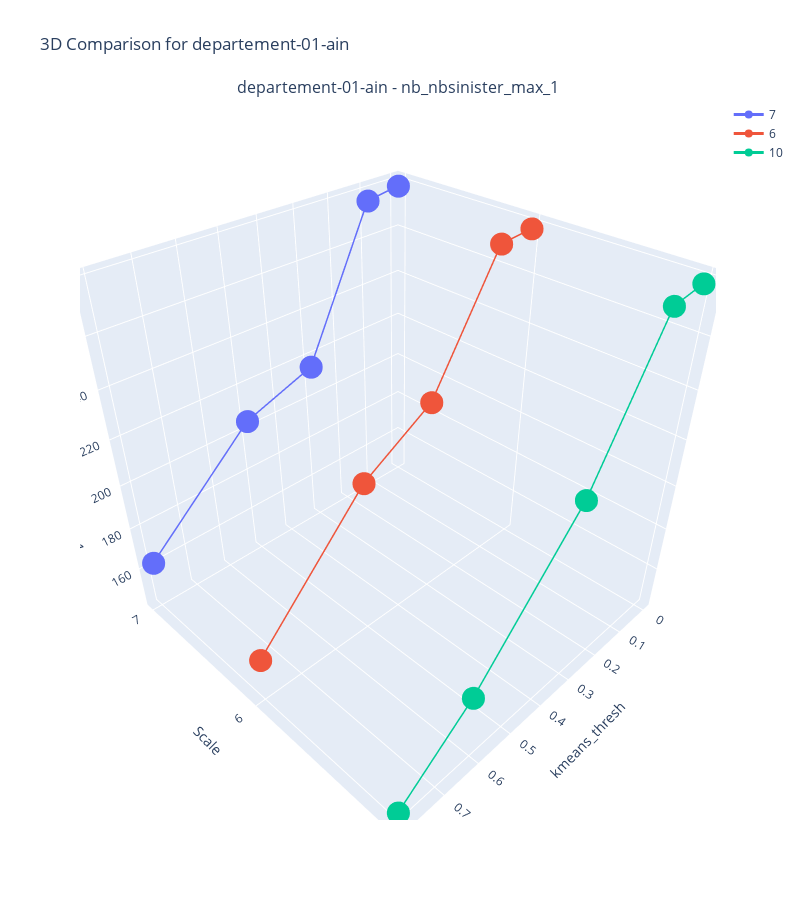
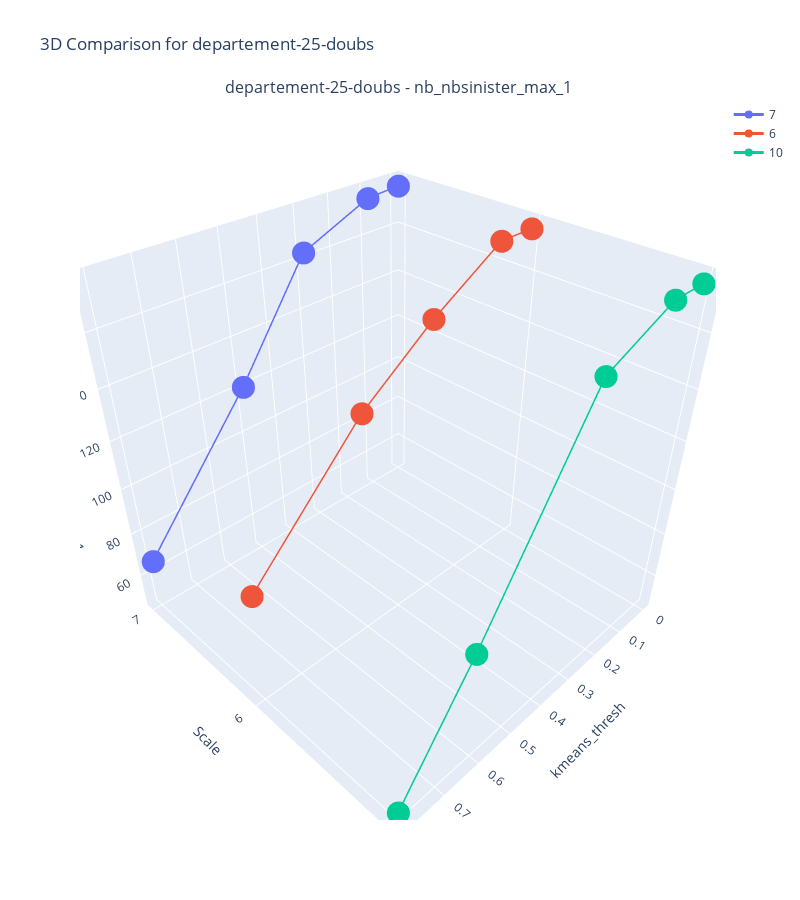
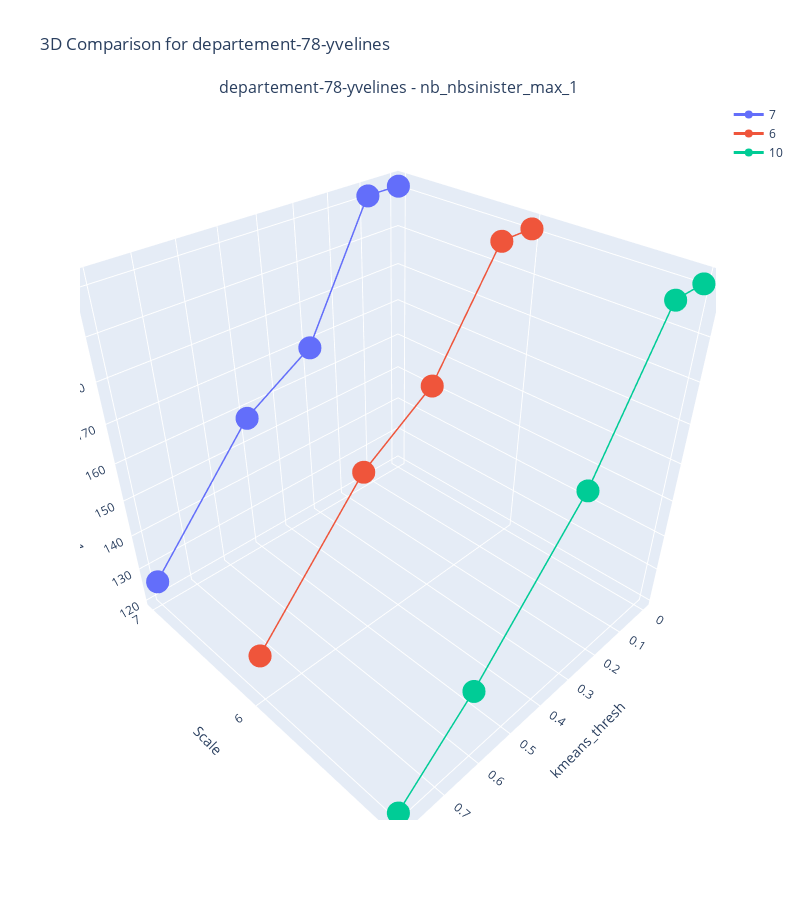

Notebook code for these charts, in order:
### Code cell
compare_models_2d(df, df.Department.unique(), dept_markers, ['nb_nbsinister_max_1'],  'kmeans_thresh', 'Scale', 'Scale')

### Figure 1 — Plotly figure (JSON) as saved in the notebook; plotly's stock layout.template omitted (floating-point values rounded to 4 significant figures)
{"data": [{"line": {"color": "#636EFA", "width": 3}, "marker": {"color": "#636EFA", "size": 8}, "mode": "lines+markers", "name": "7", "scene": "scene", "type": "scatter3d", "x": [0, 0.1, 0.3, 0.5, 0.8], "y": [0, 0, 0, 0, 0], "z": [278, 276, 216, 205, 163]}, {"line": {"color": "#EF553B", "width": 3}, "marker": {"color": "#EF553B", "size": 8}, "mode": "lines+markers", "name": "6", "scene": "scene", "type": "scatter3d", "x": [0, 0.1, 0.3, 0.5, 0.8], "y": [1, 1, 1, 1, 1], "z": [278, 277, 228, 210, 161]}, {"line": {"color": "#00CC96", "width": 3}, "marker": {"color": "#00CC96", "size": 8}, "mode": "lines+markers", "name": "10", "scene": "scene", "type": "scatter3d", "x": [0, 0.1, 0.3, 0.6, 0.8], "y": [2, 2, 2, 2, 2], "z": [278, 276, 221, 170, 145]}], "layout": {"annotations": [{"font": {"size": 16}, "showarrow": false, "text": "departement-01-ain - nb_nbsinister_max_1", "x": 0.5, "xanchor": "center", "xref": "paper", "y": 1, "yanchor": "bottom", "yref": "paper"}], "height": 900, "scene": {"domain": {"x": [0, 1], "y": [0, 1]}, "xaxis": {"title": {"text": "kmeans_thresh"}}, "yaxis": {"ticktext": ["7", "6", 10], "tickvals": [0, 1, 2], "title": {"text": "Scale"}}, "zaxis": {"title": {"text": "nb_nbsinister_max_1"}}}, "showlegend": true, "title": {"text": "3D Comparison for departement-01-ain"}, "width": 800}}

### Figure 2 — Plotly figure (JSON) as saved in the notebook; plotly's stock layout.template omitted (floating-point values rounded to 4 significant figures)
{"data": [{"line": {"color": "#636EFA", "width": 3}, "marker": {"color": "#636EFA", "size": 8}, "mode": "lines+markers", "name": "7", "scene": "scene", "type": "scatter3d", "x": [0, 0.1, 0.3, 0.5, 0.8], "y": [0, 0, 0, 0, 0], "z": [176, 175, 163, 121, 67]}, {"line": {"color": "#EF553B", "width": 3}, "marker": {"color": "#EF553B", "size": 8}, "mode": "lines+markers", "name": "6", "scene": "scene", "type": "scatter3d", "x": [0, 0.1, 0.3, 0.5, 0.8], "y": [1, 1, 1, 1, 1], "z": [176, 176, 159, 138, 93]}, {"line": {"color": "#00CC96", "width": 3}, "marker": {"color": "#00CC96", "size": 8}, "mode": "lines+markers", "name": "10", "scene": "scene", "type": "scatter3d", "x": [0, 0.1, 0.3, 0.6, 0.8], "y": [2, 2, 2, 2, 2], "z": [176, 176, 164, 92, 49]}], "layout": {"annotations": [{"font": {"size": 16}, "showarrow": false, "text": "departement-25-doubs - nb_nbsinister_max_1", "x": 0.5, "xanchor": "center", "xref": "paper", "y": 1, "yanchor": "bottom", "yref": "paper"}], "height": 900, "scene": {"domain": {"x": [0, 1], "y": [0, 1]}, "xaxis": {"title": {"text": "kmeans_thresh"}}, "yaxis": {"ticktext": ["7", "6", 10], "tickvals": [0, 1, 2], "title": {"text": "Scale"}}, "zaxis": {"title": {"text": "nb_nbsinister_max_1"}}}, "showlegend": true, "title": {"text": "3D Comparison for departement-25-doubs"}, "width": 800}}

### Figure 3 — Plotly figure (JSON) as saved in the notebook; plotly's stock layout.template omitted (floating-point values rounded to 4 significant figures)
{"data": [{"line": {"color": "#636EFA", "width": 3}, "marker": {"color": "#636EFA", "size": 8}, "mode": "lines+markers", "name": "7", "scene": "scene", "type": "scatter3d", "x": [0, 0.1, 0.3, 0.5, 0.8], "y": [0, 0, 0, 0, 0], "z": [201, 201, 169, 158, 126]}, {"line": {"color": "#EF553B", "width": 3}, "marker": {"color": "#EF553B", "size": 8}, "mode": "lines+markers", "name": "6", "scene": "scene", "type": "scatter3d", "x": [0, 0.1, 0.3, 0.5, 0.8], "y": [1, 1, 1, 1, 1], "z": [201, 201, 175, 163, 132]}, {"line": {"color": "#00CC96", "width": 3}, "marker": {"color": "#00CC96", "size": 8}, "mode": "lines+markers", "name": "10", "scene": "scene", "type": "scatter3d", "x": [0, 0.1, 0.3, 0.6, 0.8], "y": [2, 2, 2, 2, 2], "z": [201, 201, 169, 138, 121]}], "layout": {"annotations": [{"font": {"size": 16}, "showarrow": false, "text": "departement-78-yvelines - nb_nbsinister_max_1", "x": 0.5, "xanchor": "center", "xref": "paper", "y": 1, "yanchor": "bottom", "yref": "paper"}], "height": 900, "scene": {"domain": {"x": [0, 1], "y": [0, 1]}, "xaxis": {"title": {"text": "kmeans_thresh"}}, "yaxis": {"ticktext": ["7", "6", 10], "tickvals": [0, 1, 2], "title": {"text": "Scale"}}, "zaxis": {"title": {"text": "nb_nbsinister_max_1"}}}, "showlegend": true, "title": {"text": "3D Comparison for departement-78-yvelines"}, "width": 800}}
